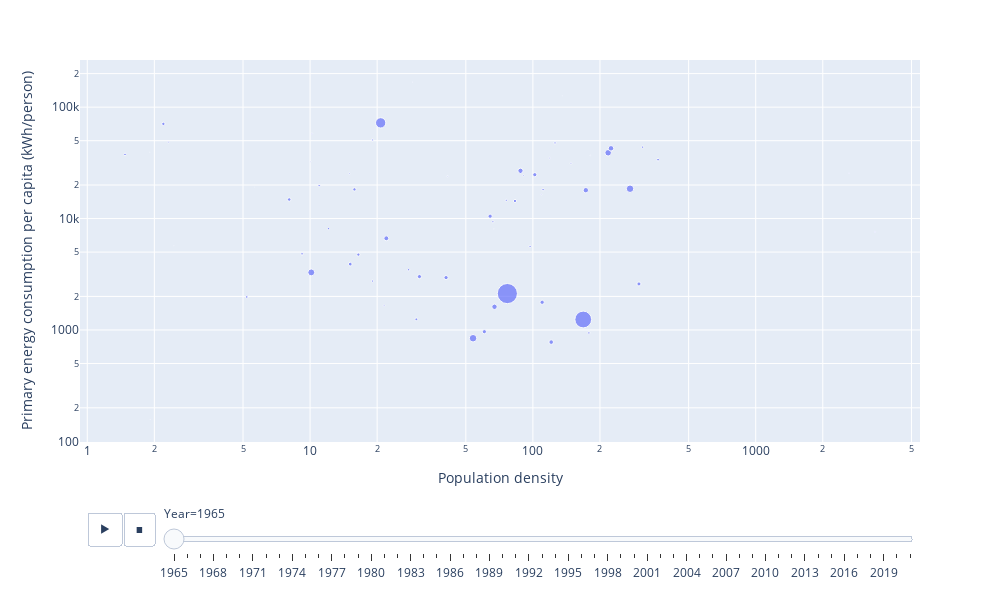

Source (notebook cell):
### Code cell
fig

### Figure 1 — Plotly figure (JSON) as saved in the notebook; plotly's stock layout.template omitted (floating-point values rounded to 4 significant figures)
{"data": [{"customdata": [["Chile"], ["Australia"], ["Germany"], ["Colombia"], ["Switzerland"], ["South Africa"], ["Japan"], ["Pakistan"], ["Trinidad and Tobago"], ["Austria"], ["Ecuador"], ["Israel"], ["Egypt"], ["China"], ["Ireland"], ["Iraq"], ["Bulgaria"], ["Iran"], ["Oman"], ["Peru"], ["Algeria"], ["Romania"], ["Sweden"], ["Greece"], ["Thailand"], ["Netherlands"], ["Sri Lanka"], ["Luxembourg"], ["Cyprus"], ["New Zealand"], ["Canada"], ["Vietnam"], ["Argentina"], ["Spain"], ["Czechia"], ["Kuwait"], ["Norway"], ["South Korea"], ["Denmark"], ["Venezuela"], ["Slovakia"], ["Italy"], ["Malaysia"], ["Finland"], ["United Kingdom"], ["Saudi Arabia"], ["Iceland"], ["Hungary"], ["France"], ["Poland"], ["Turkey"], ["Singapore"], ["Mexico"], ["Hong Kong"], ["Philippines"], ["Morocco"], ["India"], ["Brazil"], ["Indonesia"], ["Qatar"], ["Portugal"], ["United States"], ["Belgium"], ["United Arab Emirates"]], "hovertemplate": "Year=1965<br>Population density=%{x}<br>Primary energy consumption per capita (kWh/person)=%{y}<br>Population (historical estimates)=%{marker.size}<br>Entity=%{customdata[0]}<extra></extra>", "ids": ["Chile", "Australia", "Germany", "Colombia", "Switzerland", "South Africa", "Japan", "Pakistan", "Trinidad and Tobago", "Austria", "Ecuador", "Israel", "Egypt", "China", "Ireland", "Iraq", "Bulgaria", "Iran", "Oman", "Peru", "Algeria", "Romania", "Sweden", "Greece", "Thailand", "Netherlands", "Sri Lanka", "Luxembourg", "Cyprus", "New Zealand", "Canada", "Vietnam", "Argentina", "Spain", "Czechia", "Kuwait", "Norway", "South Korea", "Denmark", "Venezuela", "Slovakia", "Italy", "Malaysia", "Finland", "United Kingdom", "Saudi Arabia", "Iceland", "Hungary", "France", "Poland", "Turkey", "Singapore", "Mexico", "Hong Kong", "Philippines", "Morocco", "India", "Brazil", "Indonesia", "Qatar", "Portugal", "United States", "Belgium", "United Arab Emirates"], "legendgroup": "", "marker": {"color": "#636efa", "size": [8994942, 11359442, 76037464, 18275818, 5857048, 19187198, 99468752, 51841628, 928470, 7269892, 5337356, 2361090, 30818472, 723846336, 2852404, 8270548, 8245080, 24667028, 593816, 11781584, 12381262, 19117072, 7755758, 8526265, 30940276, 12275797, 11035228, 329793, 617353, 2638319, 19688808, 37466076, 22053662, 32112016, 9702728, 513847, 3723510, 29179406, 4756336, 9688144, 4363517, 51452860, 9091017, 4564582, 54229568, 4978924, 192322, 10140858, 48168800, 31224086, 31374540, 1860652, 42737996, 3602032, 32805534, 13381884, 500114336, 84623752, 101157872, 64859, 8899092, 189703280, 9412091, 173808], "sizemode": "area", "sizeref": 3565000.0, "symbol": "circle"}, "mode": "markers", "name": "", "orientation": "v", "showlegend": false, "type": "scatter", "x": [12.1, 1.477, 217.6, 16.47, 148.2, 15.82, 272.9, 67.25, 181.0, 88.1, 21.49, 109.1, 30.96, 76.8, 41.4, 19.05, 75.95, 15.15, 1.919, 9.204, 5.198, 83.09, 19.04, 66.15, 60.56, 364.6, 178.4, 135.7, 66.81, 10.02, 2.196, 120.8, 8.059, 64.28, 125.7, 28.83, 10.2, 299.2, 118.9, 10.98, 90.75, 172.8, 27.67, 15.02, 224.2, 2.316, 1.907, 111.1, 87.97, 102.0, 40.77, 2624.0, 21.99, 3431.0, 110.0, 29.98, 168.2, 10.12, 53.88, 5.645, 97.15, 20.74, 310.8, 2.447], "xaxis": "x", "y": [8123.0, 37630.0, 38940.0, 4747.0, 31390.0, 18270.0, 18520.0, 1615.0, 36880.0, 25940.0, 1651.0, 16470.0, 3012.0, 2121.0, 23960.0, 2747.0, 14580.0, 3899.0, 155.8, 4824.0, 1979.0, 14380.0, 50730.0, 9362.0, 964.9, 33800.0, 940.9, 126600.0, 8056.0, 32440.0, 70770.0, 778.0, 14830.0, 10500.0, 47780.0, 167800.0, 57840.0, 2589.0, 34910.0, 19760.0, 24370.0, 17970.0, 3473.0, 25260.0, 42700.0, 48550.0, 39430.0, 18190.0, 26870.0, 24750.0, 2952.0, 25500.0, 6648.0, 7586.0, 1772.0, 1246.0, 1241.0, 3285.0, 842.9, 19160.0, 5623.0, 72290.0, 43730.0, 5702.0], "yaxis": "y"}], "layout": {"height": 600, "legend": {"itemsizing": "constant", "tracegroupgap": 0}, "margin": {"t": 60}, "sliders": [{"active": 0, "currentvalue": {"prefix": "Year="}, "len": 0.9, "pad": {"b": 10, "t": 60}, "steps": [{"args": [["1965"], {"frame": {"duration": 0, "redraw": false}, "fromcurrent": true, "mode": "immediate", "transition": {"duration": 0, "easing": "linear"}}], "label": "1965", "method": "animate"}, {"args": [["1966"], {"frame": {"duration": 0, "redraw": false}, "fromcurrent": true, "mode": "immediate", "transition": {"duration": 0, "easing": "linear"}}], "label": "1966", "method": "animate"}, {"args": [["1967"], {"frame": {"duration": 0, "redraw": false}, "fromcurrent": true, "mode": "immediate", "transition": {"duration": 0, "easing": "linear"}}], "label": "1967", "method": "animate"}, {"args": [["1968"], {"frame": {"duration": 0, "redraw": false}, "fromcurrent": true, "mode": "immediate", "transition": {"duration": 0, "easing": "linear"}}], "label": "1968", "method": "animate"}, {"args": [["1969"], {"frame": {"duration": 0, "redraw": false}, "fromcurrent": true, "mode": "immediate", "transition": {"duration": 0, "easing": "linear"}}], "label": "1969", "method": "animate"}, {"args": [["1970"], {"frame": {"duration": 0, "redraw": false}, "fromcurrent": true, "mode": "immediate", "transition": {"duration": 0, "easing": "linear"}}], "label": "1970", "method": "animate"}, {"args": [["1971"], {"frame": {"duration": 0, "redraw": false}, "fromcurrent": true, "mode": "immediate", "transition": {"duration": 0, "easing": "linear"}}], "label": "1971", "method": "animate"}, {"args": [["1972"], {"frame": {"duration": 0, "redraw": false}, "fromcurrent": true, "mode": "immediate", "transition": {"duration": 0, "easing": "linear"}}], "label": "1972", "method": "animate"}, {"args": [["1973"], {"frame": {"duration": 0, "redraw": false}, "fromcurrent": true, "mode": "immediate", "transition": {"duration": 0, "easing": "linear"}}], "label": "1973", "method": "animate"}, {"args": [["1974"], {"frame": {"duration": 0, "redraw": false}, "fromcurrent": true, "mode": "immediate", "transition": {"duration": 0, "easing": "linear"}}], "label": "1974", "method": "animate"}, {"args": [["1975"], {"frame": {"duration": 0, "redraw": false}, "fromcurrent": true, "mode": "immediate", "transition": {"duration": 0, "easing": "linear"}}], "label": "1975", "method": "animate"}, {"args": [["1976"], {"frame": {"duration": 0, "redraw": false}, "fromcurrent": true, "mode": "immediate", "transition": {"duration": 0, "easing": "linear"}}], "label": "1976", "method": "animate"}, {"args": [["1977"], {"frame": {"duration": 0, "redraw": false}, "fromcurrent": true, "mode": "immediate", "transition": {"duration": 0, "easing": "linear"}}], "label": "1977", "method": "animate"}, {"args": [["1978"], {"frame": {"duration": 0, "redraw": false}, "fromcurrent": true, "mode": "immediate", "transition": {"duration": 0, "easing": "linear"}}], "label": "1978", "method": "animate"}, {"args": [["1979"], {"frame": {"duration": 0, "redraw": false}, "fromcurrent": true, "mode": "immediate", "transition": {"duration": 0, "easing": "linear"}}], "label": "1979", "method": "animate"}, {"args": [["1980"], {"frame": {"duration": 0, "redraw": false}, "fromcurrent": true, "mode": "immediate", "transition": {"duration": 0, "easing": "linear"}}], "label": "1980", "method": "animate"}, {"args": [["1981"], {"frame": {"duration": 0, "redraw": false}, "fromcurrent": true, "mode": "immediate", "transition": {"duration": 0, "easing": "linear"}}], "label": "1981", "method": "animate"}, {"args": [["1982"], {"frame": {"duration": 0, "redraw": false}, "fromcurrent": true, "mode": "immediate", "transition": {"duration": 0, "easing": "linear"}}], "label": "1982", "method": "animate"}, {"args": [["1983"], {"frame": {"duration": 0, "redraw": false}, "fromcurrent": true, "mode": "immediate", "transition": {"duration": 0, "easing": "linear"}}], "label": "1983", "method": "animate"}, {"args": [["1984"], {"frame": {"duration": 0, "redraw": false}, "fromcurrent": true, "mode": "immediate", "transition": {"duration": 0, "easing": "linear"}}], "label": "1984", "method": "animate"}, {"args": [["1985"], {"frame": {"duration": 0, "redraw": false}, "fromcurrent": true, "mode": "immediate", "transition": {"duration": 0, "easing": "linear"}}], "label": "1985", "method": "animate"}, {"args": [["1986"], {"frame": {"duration": 0, "redraw": false}, "fromcurrent": true, "mode": "immediate", "transition": {"duration": 0, "easing": "linear"}}], "label": "1986", "method": "animate"}, {"args": [["1987"], {"frame": {"duration": 0, "redraw": false}, "fromcurrent": true, "mode": "immediate", "transition": {"duration": 0, "easing": "linear"}}], "label": "1987", "method": "animate"}, {"args": [["1988"], {"frame": {"duration": 0, "redraw": false}, "fromcurrent": true, "mode": "immediate", "transition": {"duration": 0, "easing": "linear"}}], "label": "1988", "method": "animate"}, {"args": [["1989"], {"frame": {"duration": 0, "redraw": false}, "fromcurrent": true, "mode": "immediate", "transition": {"duration": 0, "easing": "linear"}}], "label": "1989", "method": "animate"}, {"args": [["1990"], {"frame": {"duration": 0, "redraw": false}, "fromcurrent": true, "mode": "immediate", "transition": {"duration": 0, "easing": "linear"}}], "label": "1990", "method": "animate"}, {"args": [["1991"], {"frame": {"duration": 0, "redraw": false}, "fromcurrent": true, "mode": "immediate", "transition": {"duration": 0, "easing": "linear"}}], "label": "1991", "method": "animate"}, {"args": [["1992"], {"frame": {"duration": 0, "redraw": false}, "fromcurrent": true, "mode": "immediate", "transition": {"duration": 0, "easing": "linear"}}], "label": "1992", "method": "animate"}, {"args": [["1993"], {"frame": {"duration": 0, "redraw": false}, "fromcurrent": true, "mode": "immediate", "transition": {"duration": 0, "easing": "linear"}}], "label": "1993", "method": "animate"}, {"args": [["1994"], {"frame": {"duration": 0, "redraw": false}, "fromcurrent": true, "mode": "immediate", "transition": {"duration": 0, "easing": "linear"}}], "label": "1994", "method": "animate"}, {"args": [["1995"], {"frame": {"duration": 0, "redraw": false}, "fromcurrent": true, "mode": "immediate", "transition": {"duration": 0, "easing": "linear"}}], "label": "1995", "method": "animate"}, {"args": [["1996"], {"frame": {"duration": 0, "redraw": false}, "fromcurrent": true, "mode": "immediate", "transition": {"duration": 0, "easing": "linear"}}], "label": "1996", "method": "animate"}, {"args": [["1997"], {"frame": {"duration": 0, "redraw": false}, "fromcurrent": true, "mode": "immediate", "transition": {"duration": 0, "easing": "linear"}}], "label": "1997", "method": "animate"}, {"args": [["1998"], {"frame": {"duration": 0, "redraw": false}, "fromcurrent": true, "mode": "immediate", "transition": {"duration": 0, "easing": "linear"}}], "label": "1998", "method": "animate"}, {"args": [["1999"], {"frame": {"duration": 0, "redraw": false}, "fromcurrent": true, "mode": "immediate", "transition": {"duration": 0, "easing": "linear"}}], "label": "1999", "method": "animate"}, {"args": [["2000"], {"frame": {"duration": 0, "redraw": false}, "fromcurrent": true, "mode": "immediate", "transition": {"duration": 0, "easing": "linear"}}], "label": "2000", "method": "animate"}, {"args": [["2001"], {"frame": {"duration": 0, "redraw": false}, "fromcurrent": true, "mode": "immediate", "transition": {"duration": 0, "easing": "linear"}}], "label": "2001", "method": "animate"}, {"args": [["2002"], {"frame": {"duration": 0, "redraw": false}, "fromcurrent": true, "mode": "immediate", "transition": {"duration": 0, "easing": "linear"}}], "label": "2002", "method": "animate"}, {"args": [["2003"], {"frame": {"duration": 0, "redraw": false}, "fromcurrent": true, "mode": "immediate", "transition": {"duration": 0, "easing": "linear"}}], "label": "2003", "method": "animate"}, {"args": [["2004"], {"frame": {"duration": 0, "redraw": false}, "fromcurrent": true, "mode": "immediate", "transition": {"duration": 0, "easing": "linear"}}], "label": "2004", "method": "animate"}, {"args": [["2005"], {"frame": {"duration": 0, "redraw": false}, "fromcurrent": true, "mode": "immediate", "transition": {"duration": 0, "easing": "linear"}}], "label": "2005", "method": "animate"}, {"args": [["2006"], {"frame": {"duration": 0, "redraw": false}, "fromcurrent": true, "mode": "immediate", "transition": {"duration": 0, "easing": "linear"}}], "label": "2006", "method": "animate"}, {"args": [["2007"], {"frame": {"duration": 0, "redraw": false}, "fromcurrent": true, "mode": "immediate", "transition": {"duration": 0, "easing": "linear"}}], "label": "2007", "method": "animate"}, {"args": [["2008"], {"frame": {"duration": 0, "redraw": false}, "fromcurrent": true, "mode": "immediate", "transition": {"duration": 0, "easing": "linear"}}], "label": "2008", "method": "animate"}, {"args": [["2009"], {"frame": {"duration": 0, "redraw": false}, "fromcurrent": true, "mode": "immediate", "transition": {"duration": 0, "easing": "linear"}}], "label": "2009", "method": "animate"}, {"args": [["2010"], {"frame": {"duration": 0, "redraw": false}, "fromcurrent": true, "mode": "immediate", "transition": {"duration": 0, "easing": "linear"}}], "label": "2010", "method": "animate"}, {"args": [["2011"], {"frame": {"duration": 0, "redraw": false}, "fromcurrent": true, "mode": "immediate", "transition": {"duration": 0, "easing": "linear"}}], "label": "2011", "method": "animate"}, {"args": [["2012"], {"frame": {"duration": 0, "redraw": false}, "fromcurrent": true, "mode": "immediate", "transition": {"duration": 0, "easing": "linear"}}], "label": "2012", "method": "animate"}, {"args": [["2013"], {"frame": {"duration": 0, "redraw": false}, "fromcurrent": true, "mode": "immediate", "transition": {"duration": 0, "easing": "linear"}}], "label": "2013", "method": "animate"}, {"args": [["2014"], {"frame": {"duration": 0, "redraw": false}, "fromcurrent": true, "mode": "immediate", "transition": {"duration": 0, "easing": "linear"}}], "label": "2014", "method": "animate"}, {"args": [["2015"], {"frame": {"duration": 0, "redraw": false}, "fromcurrent": true, "mode": "immediate", "transition": {"duration": 0, "easing": "linear"}}], "label": "2015", "method": "animate"}, {"args": [["2016"], {"frame": {"duration": 0, "redraw": false}, "fromcurrent": true, "mode": "immediate", "transition": {"duration": 0, "easing": "linear"}}], "label": "2016", "method": "animate"}, {"args": [["2017"], {"frame": {"duration": 0, "redraw": false}, "fromcurrent": true, "mode": "immediate", "transition": {"duration": 0, "easing": "linear"}}], "label": "2017", "method": "animate"}, {"args": [["2018"], {"frame": {"duration": 0, "redraw": false}, "fromcurrent": true, "mode": "immediate", "transition": {"duration": 0, "easing": "linear"}}], "label": "2018", "method": "animate"}, {"args": [["2019"], {"frame": {"duration": 0, "redraw": false}, "fromcurrent": true, "mode": "immediate", "transition": {"duration": 0, "easing": "linear"}}], "label": "2019", "method": "animate"}, {"args": [["2020"], {"frame": {"duration": 0, "redraw": false}, "fromcurrent": true, "mode": "immediate", "transition": {"duration": 0, "easing": "linear"}}], "label": "2020", "method": "animate"}, {"args": [["2021"], {"frame": {"duration": 0, "redraw": false}, "fromcurrent": true, "mode": "immediate", "transition": {"duration": 0, "easing": "linear"}}], "label": "2021", "method": "animate"}], "x": 0.1, "xanchor": "left", "y": 0, "yanchor": "top"}], "updatemenus": [{"buttons": [{"args": [null, {"frame": {"duration": 500, "redraw": false}, "fromcurrent": true, "mode": "immediate", "transition": {"duration": 500, "easing": "linear"}}], "label": "&#9654;", "method": "animate"}, {"args": [[null], {"frame": {"duration": 0, "redraw": false}, "fromcurrent": true, "mode": "immediate", "transition": {"duration": 0, "easing": "linear"}}], "label": "&#9724;", "method": "animate"}], "direction": "left", "pad": {"r": 10, "t": 70}, "showactive": false, "type": "buttons", "x": 0.1, "xanchor": "right", "y": 0, "yanchor": "top"}], "width": 1000, "xaxis": {"anchor": "y", "domain": [0, 1], "title": {"text": "Population density"}, "type": "log"}, "yaxis": {"anchor": "x", "domain": [0, 1], "title": {"text": "Primary energy consumption per capita (kWh/person)"}, "type": "log"}}}
